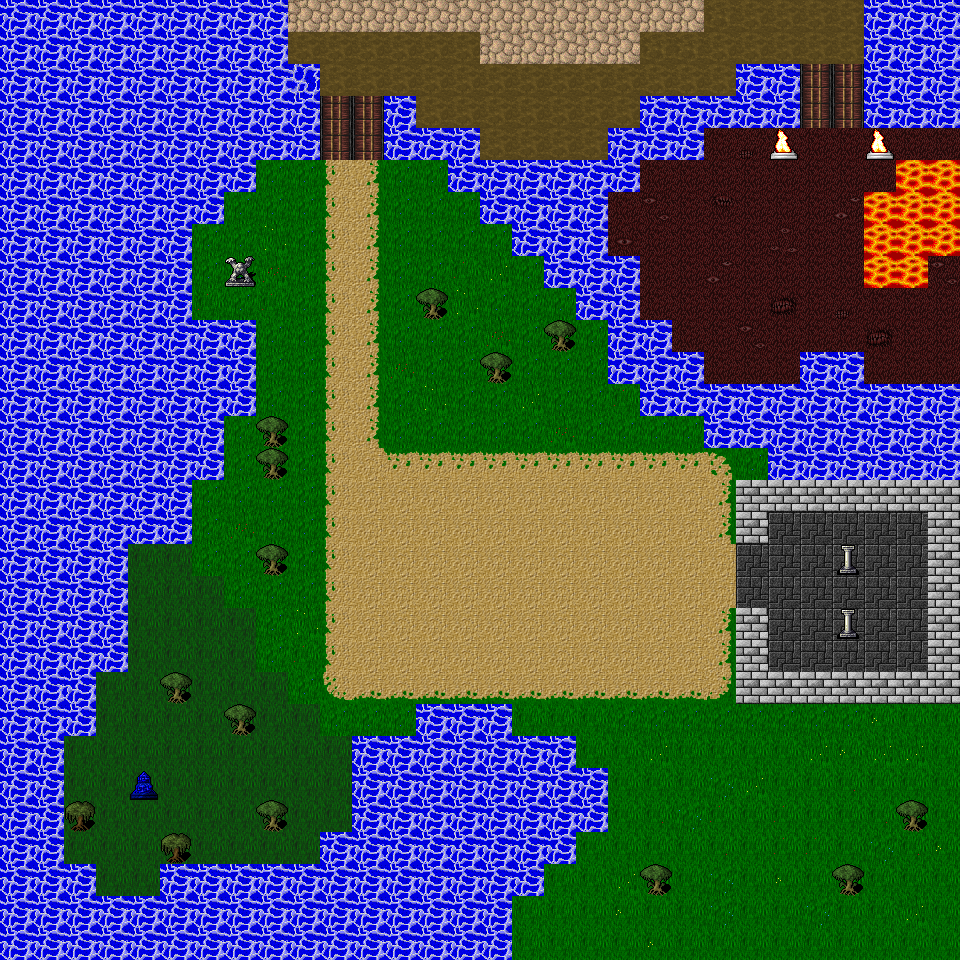

Tiled map render using the project's own tile images. Description and the whole map definition, tile-layer contents included, below:
An orthogonal 30x30 tile map with 32x32 px tiles, 2 tile layers (Background, Collision).

<map version="1.10" tiledversion="1.10.2" orientation="orthogonal" renderorder="right-down" width="30" height="30" tilewidth="32" tileheight="32" infinite="0" nextlayerid="3" nextobjectid="1">
 <tileset firstgid="1" source="Background.tsx" />
 <layer id="1" name="Background" width="30" height="30">
  <data encoding="csv">
0,0,0,0,0,0,0,0,0,1404,1404,1404,1404,1404,1404,1404,1404,1404,1404,1404,1404,1404,1404,1405,1405,1405,1405,0,0,0,
0,0,0,0,0,0,0,0,0,1405,1405,1405,1405,1405,1405,1404,1404,1404,1404,1404,1404,1404,1405,1405,1405,1405,1405,0,0,0,
0,0,0,0,0,0,0,0,0,1405,1405,1405,1405,1405,1405,1405,1405,1405,1405,1405,1405,1405,1405,0,0,108,108,0,0,0,
0,0,0,0,0,0,0,0,0,0,108,108,0,1405,1405,1405,1405,1405,1405,1405,0,0,0,0,0,108,108,0,0,0,
0,0,0,0,0,0,0,0,0,0,108,108,0,0,0,1405,1405,1405,1405,0,0,0,192,194,192,192,192,192,192,192,
0,0,0,0,0,0,0,0,294,294,326,292,294,294,0,0,0,0,0,0,192,192,192,192,192,192,192,192,419,419,
0,0,0,0,0,0,0,294,294,294,326,292,294,294,294,0,0,0,0,192,197,192,195,192,192,192,199,419,419,419,
0,0,0,0,0,0,294,294,306,294,326,292,294,294,294,294,0,0,0,198,192,192,192,192,196,192,192,419,419,419,
0,0,0,0,0,0,294,294,304,294,326,292,294,294,302,308,294,0,0,0,192,192,199,192,192,192,192,419,419,197,
0,0,0,0,0,0,302,294,302,294,326,292,294,294,306,294,294,294,294,0,192,192,192,192,200,192,194,192,192,192,
0,0,0,0,0,0,0,294,294,294,326,292,294,294,294,304,294,294,294,0,0,192,192,197,192,192,192,200,192,192,
0,0,0,0,0,0,294,294,294,294,326,292,304,294,294,294,294,294,294,294,0,0,192,192,192,0,0,192,192,192,
0,0,0,0,0,0,294,294,294,294,326,292,294,306,294,294,308,294,294,302,294,294,0,0,0,0,0,0,0,0,
0,0,0,0,0,0,294,294,294,294,326,292,294,294,294,294,294,304,294,294,294,294,294,0,0,0,0,0,0,0,
0,0,0,0,0,294,294,294,294,294,326,312,314,314,314,314,314,314,314,314,314,314,316,294,294,294,0,0,0,0,
0,0,0,0,0,294,294,294,294,294,326,312,312,312,312,312,312,312,312,312,312,312,292,294,294,294,0,0,0,0,
0,0,0,294,294,294,294,304,294,294,326,312,312,312,312,312,312,312,312,312,312,312,292,1283,510,510,510,510,510,0,
0,0,0,0,289,289,294,294,294,294,326,312,312,312,312,312,312,312,312,312,312,312,312,510,510,510,510,510,510,0,
0,0,0,0,289,289,289,294,294,294,326,312,312,312,312,312,312,312,312,312,312,312,312,510,510,510,510,510,510,0,
0,0,0,0,289,289,289,289,294,306,326,312,312,312,312,312,312,312,312,312,312,312,292,1283,510,510,510,510,510,0,
0,0,0,0,289,289,289,289,294,302,326,312,312,312,312,312,312,312,312,312,312,312,292,1282,510,510,510,510,510,0,
0,0,0,289,289,289,289,289,289,294,324,320,320,320,320,320,320,320,320,320,320,320,322,1282,1282,1282,1282,1282,0,0,
0,0,294,289,289,289,289,289,289,289,294,294,294,0,0,0,290,290,290,294,294,294,294,294,294,294,294,310,290,290,
0,0,289,289,289,289,289,289,289,289,289,0,0,0,0,0,0,0,290,290,308,290,290,290,290,308,310,308,308,290,
0,294,289,289,289,289,289,289,289,289,289,0,0,0,0,0,0,0,0,290,290,290,298,308,290,290,300,290,290,290,
0,294,289,289,289,289,289,289,289,289,289,0,0,0,0,0,0,0,0,290,300,298,302,290,302,290,290,300,300,290,
0,294,289,289,289,289,289,289,289,289,0,0,0,0,0,0,0,0,290,290,290,290,300,290,302,302,290,298,300,310,
0,0,294,289,289,289,0,0,0,0,0,0,0,0,0,0,0,290,290,308,290,290,298,290,310,290,290,290,290,290,
0,0,0,0,0,0,0,0,0,0,0,0,0,0,0,0,290,290,290,310,290,290,298,290,290,298,290,290,308,290,
0,0,0,0,0,0,0,0,0,0,0,0,0,0,0,0,290,290,290,290,310,290,290,290,290,290,290,290,290,290
</data>
 </layer>
 <layer id="2" name="Collision" width="30" height="30">
  <data encoding="csv">
1442,1442,1442,1442,1442,1442,1442,1442,1442,1219,1219,1219,1219,1219,1219,1219,1219,1219,1219,1219,1219,1219,0,0,0,0,0,1442,1442,1442,
1442,1442,1442,1442,1442,1442,1442,1442,1442,0,0,0,0,0,0,1219,1219,1219,1219,1219,0,0,0,0,0,0,0,1442,1442,1442,
1442,1442,1442,1442,1442,1442,1442,1442,1442,1450,0,0,0,0,0,0,0,0,0,0,0,0,0,1442,1442,0,0,1442,1442,1442,
1442,1442,1442,1442,1442,1442,1442,1442,1442,1442,0,0,1442,0,0,0,0,0,0,0,1442,1442,1442,1442,1442,0,0,1442,1442,1442,
1442,1442,1442,1442,1442,1442,1442,1442,1442,1442,0,0,1442,1442,1442,0,0,0,0,1442,1442,1442,0,0,33,0,0,33,0,0,
1442,1442,1442,1442,1442,1442,1442,1442,0,0,0,0,0,0,1442,1442,1442,1442,1442,1442,0,0,0,0,0,0,0,0,0,0,
1442,1442,1442,1442,1442,1442,1442,0,0,0,0,0,0,0,0,1442,1442,1442,1442,0,0,0,0,0,0,0,0,0,0,0,
1442,1442,1442,1442,1442,1442,0,0,0,0,0,0,0,0,0,0,1442,1442,1442,0,0,0,0,0,0,0,0,0,0,0,
1442,1442,1442,1442,1442,1442,0,810,0,0,0,0,0,0,0,0,0,1442,1442,1442,0,0,0,0,0,0,0,0,0,0,
1442,1442,1442,1442,1442,1442,0,0,0,0,0,0,0,845,0,0,0,0,1442,1442,0,0,0,0,0,0,0,0,0,0,
1442,1442,1442,1442,1442,1442,1442,1442,0,0,0,0,0,0,0,0,0,845,0,1442,1442,0,0,0,0,0,0,0,0,0,
1442,1442,1442,1442,1442,1442,1442,1442,0,0,0,0,0,0,0,845,0,0,0,1442,1442,1442,0,0,0,1442,1442,0,0,0,
1442,1442,1442,1442,1442,1442,1442,1442,0,0,0,0,0,0,0,0,0,0,0,0,1442,1442,1442,1442,1442,1442,1442,1442,1442,1442,
1442,1442,1442,1442,1442,1442,1442,0,845,0,0,0,0,0,0,0,0,0,0,0,0,0,1442,1442,1442,1442,1442,1442,1442,1442,
1442,1442,1442,1442,1442,1442,1442,0,845,0,0,0,0,0,0,0,0,0,0,0,0,0,0,0,1442,1442,1442,1442,1442,1442,
1442,1442,1442,1442,1442,1442,0,0,0,0,0,0,0,0,0,0,0,0,0,0,0,0,0,1283,1283,1283,1283,1283,1283,1283,
1442,1442,1442,1442,1442,1442,0,0,0,0,0,0,0,0,0,0,0,0,0,0,0,0,0,0,0,0,0,0,0,1283,
1442,1442,1442,1442,0,0,0,0,845,0,0,0,0,0,0,0,0,0,0,0,0,0,0,0,0,0,779,0,0,1283,
1442,1442,1442,1442,0,0,0,0,0,0,0,0,0,0,0,0,0,0,0,0,0,0,0,0,0,0,0,0,0,1283,
1442,1442,1442,1442,0,0,0,0,0,0,0,0,0,0,0,0,0,0,0,0,0,0,0,0,0,0,779,0,0,1283,
1442,1442,1442,1442,0,0,0,0,0,0,0,0,0,0,0,0,0,0,0,0,0,0,0,1283,0,0,0,0,0,1283,
1442,1442,1442,0,0,845,0,0,0,0,0,0,0,0,0,0,0,0,0,0,0,0,0,1283,1283,1283,1283,1283,1283,1283,
1442,1442,1442,0,0,0,0,845,0,0,0,0,0,1442,1442,1442,0,0,0,0,0,0,0,0,0,0,0,0,0,0,
1442,1442,0,0,0,0,0,0,0,0,0,1442,1442,1442,1442,1442,1442,1442,0,0,0,0,0,0,0,0,0,0,0,0,
1442,1442,0,0,75,0,0,0,0,0,0,1442,1442,1442,1442,1442,1442,1442,1442,0,0,0,0,0,0,0,0,0,0,0,
1442,1442,844,0,0,0,0,0,845,0,0,1442,1442,1442,1442,1442,1442,1442,1442,0,0,0,0,0,0,0,0,0,845,0,
1442,1442,0,0,0,844,0,0,0,0,1442,1442,1442,1442,1442,1442,1442,1442,0,0,0,0,0,0,0,0,0,0,0,0,
1442,1442,1442,0,0,1442,1442,1442,1442,1442,1442,1442,1442,1442,1442,1442,1442,0,0,0,845,0,0,0,0,0,845,0,0,0,
1442,1442,1442,1442,1442,1442,1442,1442,1442,1442,1442,1442,1442,1442,1442,1442,0,0,0,0,0,0,0,0,0,0,0,0,0,0,
1442,1442,1442,1442,1442,1442,1442,1442,1442,1442,1442,1442,1442,1442,1442,1442,0,0,0,0,0,0,0,0,0,0,0,0,0,0
</data>
 </layer>
</map>
